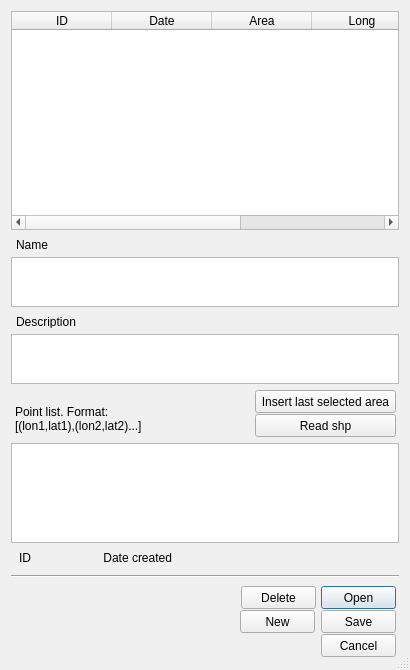
<?xml version="1.0" encoding="UTF-8"?>
<ui version="4.0">
 <class>ELVISSaveSel</class>
 <widget class="QDialog" name="ELVISSaveSel">
  <property name="windowModality">
   <enum>Qt::ApplicationModal</enum>
  </property>
  <property name="geometry">
   <rect>
    <x>0</x>
    <y>0</y>
    <width>410</width>
    <height>670</height>
   </rect>
  </property>
  <property name="minimumSize">
   <size>
    <width>410</width>
    <height>0</height>
   </size>
  </property>
  <property name="palette">
   <palette>
    <active>
     <colorrole role="Base">
      <brush brushstyle="SolidPattern">
       <color alpha="255">
        <red>255</red>
        <green>255</green>
        <blue>255</blue>
       </color>
      </brush>
     </colorrole>
     <colorrole role="Window">
      <brush brushstyle="SolidPattern">
       <color alpha="255">
        <red>240</red>
        <green>240</green>
        <blue>240</blue>
       </color>
      </brush>
     </colorrole>
    </active>
    <inactive>
     <colorrole role="Base">
      <brush brushstyle="SolidPattern">
       <color alpha="255">
        <red>255</red>
        <green>255</green>
        <blue>255</blue>
       </color>
      </brush>
     </colorrole>
     <colorrole role="Window">
      <brush brushstyle="SolidPattern">
       <color alpha="255">
        <red>240</red>
        <green>240</green>
        <blue>240</blue>
       </color>
      </brush>
     </colorrole>
    </inactive>
    <disabled>
     <colorrole role="Base">
      <brush brushstyle="SolidPattern">
       <color alpha="255">
        <red>240</red>
        <green>240</green>
        <blue>240</blue>
       </color>
      </brush>
     </colorrole>
     <colorrole role="Window">
      <brush brushstyle="SolidPattern">
       <color alpha="255">
        <red>240</red>
        <green>240</green>
        <blue>240</blue>
       </color>
      </brush>
     </colorrole>
    </disabled>
   </palette>
  </property>
  <property name="windowTitle">
   <string>Dialog</string>
  </property>
  <property name="sizeGripEnabled">
   <bool>true</bool>
  </property>
  <layout class="QGridLayout" name="gridLayout_7">
   <item row="6" column="0">
    <layout class="QGridLayout" name="gridLayout_5">
     <item row="1" column="1">
      <widget class="QGroupBox" name="groupBox_6">
       <property name="sizePolicy">
        <sizepolicy hsizetype="Fixed" vsizetype="Fixed">
         <horstretch>0</horstretch>
         <verstretch>0</verstretch>
        </sizepolicy>
       </property>
       <property name="minimumSize">
        <size>
         <width>160</width>
         <height>75</height>
        </size>
       </property>
       <property name="maximumSize">
        <size>
         <width>80</width>
         <height>75</height>
        </size>
       </property>
       <property name="styleSheet">
        <string notr="true">QGroupBox {border: 0px}</string>
       </property>
       <property name="title">
        <string/>
       </property>
       <property name="alignment">
        <set>Qt::AlignRight|Qt::AlignTop|Qt::AlignTrailing</set>
       </property>
       <widget class="QPushButton" name="pushButtonCancel">
        <property name="geometry">
         <rect>
          <x>82</x>
          <y>50</y>
          <width>75</width>
          <height>23</height>
         </rect>
        </property>
        <property name="text">
         <string>Cancel</string>
        </property>
        <property name="autoDefault">
         <bool>false</bool>
        </property>
       </widget>
       <widget class="QPushButton" name="pushButtonOK">
        <property name="geometry">
         <rect>
          <x>82</x>
          <y>2</y>
          <width>75</width>
          <height>23</height>
         </rect>
        </property>
        <property name="text">
         <string>Open</string>
        </property>
       </widget>
       <widget class="QPushButton" name="buttonSave">
        <property name="geometry">
         <rect>
          <x>82</x>
          <y>26</y>
          <width>75</width>
          <height>23</height>
         </rect>
        </property>
        <property name="text">
         <string>Save</string>
        </property>
       </widget>
       <widget class="QPushButton" name="butDelete">
        <property name="geometry">
         <rect>
          <x>2</x>
          <y>2</y>
          <width>75</width>
          <height>23</height>
         </rect>
        </property>
        <property name="text">
         <string>Delete</string>
        </property>
       </widget>
       <widget class="QPushButton" name="butNewArea">
        <property name="geometry">
         <rect>
          <x>1</x>
          <y>26</y>
          <width>75</width>
          <height>23</height>
         </rect>
        </property>
        <property name="text">
         <string>New</string>
        </property>
       </widget>
      </widget>
     </item>
     <item row="1" column="0">
      <spacer name="horizontalSpacer_2">
       <property name="orientation">
        <enum>Qt::Horizontal</enum>
       </property>
       <property name="sizeHint" stdset="0">
        <size>
         <width>40</width>
         <height>20</height>
        </size>
       </property>
      </spacer>
     </item>
    </layout>
   </item>
   <item row="0" column="0">
    <layout class="QGridLayout" name="gridLayout">
     <item row="0" column="0">
      <widget class="QTableWidget" name="tableWidgetAOI">
       <property name="editTriggers">
        <set>QAbstractItemView::NoEditTriggers</set>
       </property>
       <property name="alternatingRowColors">
        <bool>true</bool>
       </property>
       <property name="selectionBehavior">
        <enum>QAbstractItemView::SelectRows</enum>
       </property>
       <attribute name="horizontalHeaderStretchLastSection">
        <bool>true</bool>
       </attribute>
       <column>
        <property name="text">
         <string>ID</string>
        </property>
       </column>
       <column>
        <property name="text">
         <string>Date</string>
        </property>
       </column>
       <column>
        <property name="text">
         <string>Area</string>
        </property>
       </column>
       <column>
        <property name="text">
         <string>Long</string>
        </property>
       </column>
       <column>
        <property name="text">
         <string>Points</string>
        </property>
       </column>
      </widget>
     </item>
    </layout>
   </item>
   <item row="1" column="0">
    <layout class="QGridLayout" name="gridLayout_2">
     <item row="1" column="0">
      <widget class="QPlainTextEdit" name="textAOIShortT">
       <property name="minimumSize">
        <size>
         <width>0</width>
         <height>50</height>
        </size>
       </property>
       <property name="maximumSize">
        <size>
         <width>16777215</width>
         <height>50</height>
        </size>
       </property>
      </widget>
     </item>
     <item row="0" column="0">
      <widget class="QGroupBox" name="groupBox_3">
       <property name="minimumSize">
        <size>
         <width>0</width>
         <height>15</height>
        </size>
       </property>
       <property name="maximumSize">
        <size>
         <width>16777215</width>
         <height>15</height>
        </size>
       </property>
       <property name="styleSheet">
        <string notr="true">QGroupBox {border: 0px}</string>
       </property>
       <property name="title">
        <string/>
       </property>
       <widget class="QLabel" name="label_2">
        <property name="geometry">
         <rect>
          <x>5</x>
          <y>1</y>
          <width>61</width>
          <height>16</height>
         </rect>
        </property>
        <property name="text">
         <string>Name</string>
        </property>
       </widget>
      </widget>
     </item>
    </layout>
   </item>
   <item row="2" column="0">
    <layout class="QGridLayout" name="gridLayout_3">
     <item row="0" column="0">
      <widget class="QGroupBox" name="groupBox_4">
       <property name="minimumSize">
        <size>
         <width>0</width>
         <height>15</height>
        </size>
       </property>
       <property name="maximumSize">
        <size>
         <width>16777215</width>
         <height>15</height>
        </size>
       </property>
       <property name="styleSheet">
        <string notr="true">QGroupBox {border: 0px}</string>
       </property>
       <property name="title">
        <string/>
       </property>
       <widget class="QLabel" name="label_3">
        <property name="geometry">
         <rect>
          <x>5</x>
          <y>1</y>
          <width>61</width>
          <height>16</height>
         </rect>
        </property>
        <property name="text">
         <string>Description</string>
        </property>
       </widget>
      </widget>
     </item>
     <item row="1" column="0">
      <widget class="QPlainTextEdit" name="textAOIDesc">
       <property name="minimumSize">
        <size>
         <width>0</width>
         <height>50</height>
        </size>
       </property>
       <property name="maximumSize">
        <size>
         <width>16777215</width>
         <height>50</height>
        </size>
       </property>
      </widget>
     </item>
    </layout>
   </item>
   <item row="3" column="0">
    <layout class="QGridLayout" name="gridLayout_4">
     <item row="3" column="0">
      <widget class="QPlainTextEdit" name="textAOIPtLst">
       <property name="minimumSize">
        <size>
         <width>0</width>
         <height>100</height>
        </size>
       </property>
       <property name="maximumSize">
        <size>
         <width>16777215</width>
         <height>100</height>
        </size>
       </property>
      </widget>
     </item>
     <item row="0" column="0">
      <layout class="QGridLayout" name="gridLayout_12">
       <item row="0" column="0">
        <widget class="QGroupBox" name="groupBox">
         <property name="minimumSize">
          <size>
           <width>150</width>
           <height>30</height>
          </size>
         </property>
         <property name="maximumSize">
          <size>
           <width>150</width>
           <height>16777215</height>
          </size>
         </property>
         <property name="sizeIncrement">
          <size>
           <width>230</width>
           <height>0</height>
          </size>
         </property>
         <property name="styleSheet">
          <string notr="true">QGroupBox {border: 0px}</string>
         </property>
         <property name="title">
          <string/>
         </property>
         <property name="alignment">
          <set>Qt::AlignBottom|Qt::AlignLeading|Qt::AlignLeft</set>
         </property>
         <widget class="QLabel" name="label_5">
          <property name="geometry">
           <rect>
            <x>4</x>
            <y>12</y>
            <width>131</width>
            <height>31</height>
           </rect>
          </property>
          <property name="text">
           <string>&lt;html&gt;&lt;head/&gt;&lt;body&gt;&lt;p&gt;Point list. Format:&lt;br/&gt;[(lon1,lat1),(lon2,lat2)...]&lt;/p&gt;&lt;/body&gt;&lt;/html&gt;</string>
          </property>
          <property name="alignment">
           <set>Qt::AlignBottom|Qt::AlignLeading|Qt::AlignLeft</set>
          </property>
         </widget>
        </widget>
       </item>
       <item row="0" column="1">
        <layout class="QGridLayout" name="gridLayout_11">
         <item row="0" column="1">
          <widget class="QGroupBox" name="groupBox_5">
           <property name="sizePolicy">
            <sizepolicy hsizetype="Fixed" vsizetype="Preferred">
             <horstretch>0</horstretch>
             <verstretch>0</verstretch>
            </sizepolicy>
           </property>
           <property name="minimumSize">
            <size>
             <width>150</width>
             <height>47</height>
            </size>
           </property>
           <property name="maximumSize">
            <size>
             <width>150</width>
             <height>47</height>
            </size>
           </property>
           <property name="styleSheet">
            <string notr="true">QGroupBox {border: 0px}</string>
           </property>
           <property name="title">
            <string/>
           </property>
           <property name="alignment">
            <set>Qt::AlignRight|Qt::AlignTrailing|Qt::AlignVCenter</set>
           </property>
           <widget class="QPushButton" name="butInsLastSelArea">
            <property name="geometry">
             <rect>
              <x>6</x>
              <y>0</y>
              <width>141</width>
              <height>23</height>
             </rect>
            </property>
            <property name="text">
             <string>Insert last selected area</string>
            </property>
           </widget>
           <widget class="QPushButton" name="pushButtonReadShp">
            <property name="geometry">
             <rect>
              <x>6</x>
              <y>24</y>
              <width>141</width>
              <height>23</height>
             </rect>
            </property>
            <property name="text">
             <string>Read shp</string>
            </property>
           </widget>
          </widget>
         </item>
         <item row="0" column="0">
          <spacer name="horizontalSpacer_3">
           <property name="orientation">
            <enum>Qt::Horizontal</enum>
           </property>
           <property name="sizeHint" stdset="0">
            <size>
             <width>40</width>
             <height>20</height>
            </size>
           </property>
          </spacer>
         </item>
        </layout>
       </item>
      </layout>
     </item>
    </layout>
   </item>
   <item row="4" column="0">
    <layout class="QGridLayout" name="gridLayout_6">
     <item row="0" column="1">
      <spacer name="horizontalSpacer">
       <property name="orientation">
        <enum>Qt::Horizontal</enum>
       </property>
       <property name="sizeHint" stdset="0">
        <size>
         <width>40</width>
         <height>20</height>
        </size>
       </property>
      </spacer>
     </item>
     <item row="0" column="0">
      <widget class="QGroupBox" name="groupBox_2">
       <property name="minimumSize">
        <size>
         <width>250</width>
         <height>20</height>
        </size>
       </property>
       <property name="maximumSize">
        <size>
         <width>250</width>
         <height>20</height>
        </size>
       </property>
       <property name="styleSheet">
        <string notr="true">QGroupBox {border: 0px}</string>
       </property>
       <property name="title">
        <string/>
       </property>
       <widget class="QLabel" name="label_4">
        <property name="geometry">
         <rect>
          <x>90</x>
          <y>-1</y>
          <width>71</width>
          <height>20</height>
         </rect>
        </property>
        <property name="text">
         <string>Date created</string>
        </property>
        <property name="alignment">
         <set>Qt::AlignRight|Qt::AlignTrailing|Qt::AlignVCenter</set>
        </property>
       </widget>
       <widget class="QLabel" name="labelDate">
        <property name="geometry">
         <rect>
          <x>170</x>
          <y>-1</y>
          <width>91</width>
          <height>20</height>
         </rect>
        </property>
        <property name="autoFillBackground">
         <bool>false</bool>
        </property>
        <property name="frameShape">
         <enum>QFrame::NoFrame</enum>
        </property>
        <property name="frameShadow">
         <enum>QFrame::Plain</enum>
        </property>
        <property name="text">
         <string/>
        </property>
       </widget>
       <widget class="QLabel" name="label">
        <property name="geometry">
         <rect>
          <x>4</x>
          <y>-1</y>
          <width>16</width>
          <height>20</height>
         </rect>
        </property>
        <property name="text">
         <string>ID</string>
        </property>
        <property name="alignment">
         <set>Qt::AlignRight|Qt::AlignTrailing|Qt::AlignVCenter</set>
        </property>
       </widget>
       <widget class="QLabel" name="fldID">
        <property name="geometry">
         <rect>
          <x>34</x>
          <y>-1</y>
          <width>41</width>
          <height>20</height>
         </rect>
        </property>
        <property name="frameShape">
         <enum>QFrame::NoFrame</enum>
        </property>
        <property name="frameShadow">
         <enum>QFrame::Plain</enum>
        </property>
        <property name="text">
         <string/>
        </property>
        <property name="alignment">
         <set>Qt::AlignLeading|Qt::AlignLeft|Qt::AlignVCenter</set>
        </property>
       </widget>
      </widget>
     </item>
    </layout>
   </item>
   <item row="5" column="0">
    <layout class="QGridLayout" name="gridLayout_8">
     <item row="0" column="0">
      <widget class="Line" name="line_2">
       <property name="orientation">
        <enum>Qt::Horizontal</enum>
       </property>
      </widget>
     </item>
    </layout>
   </item>
  </layout>
 </widget>
 <resources/>
 <connections/>
</ui>
